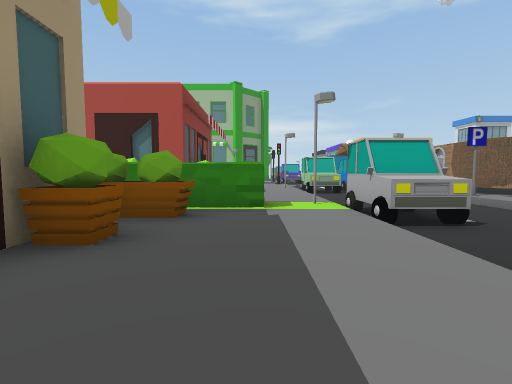
view 1 (above)

21 first-person views from a walk through a Unity game level. The camera is 1.4 m above the floor, tilts 4° down and sees 85° across. The floor is counted in squares, 2 m on a side. Each view is taken from the middle of a square. On the plan, view 1 faces up. The plan holds only what a view shows up to about 9 squares ahead; the rest is blank. The place goes on beyond the plan. Some animated figures are left out. Some surface patterns are stand-ins.

view 2
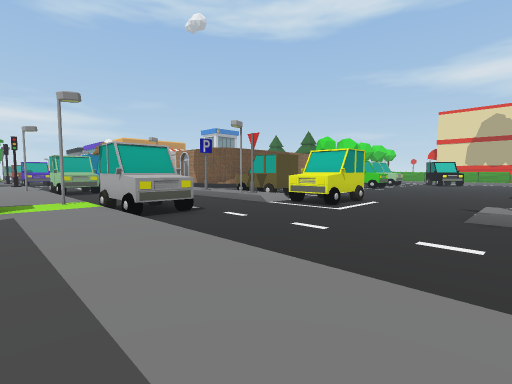

view 3
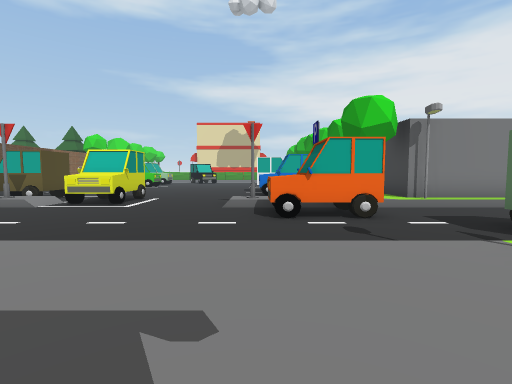

view 4
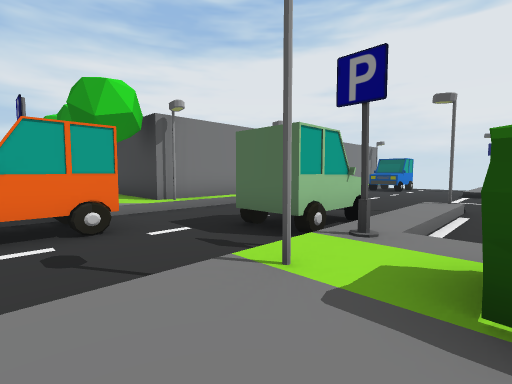

view 5
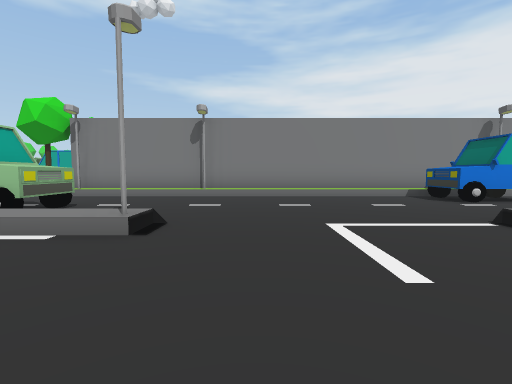

view 6
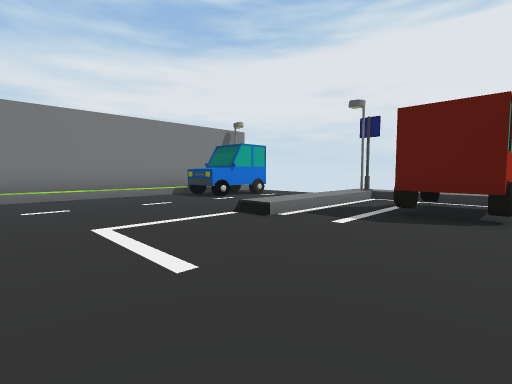

view 7
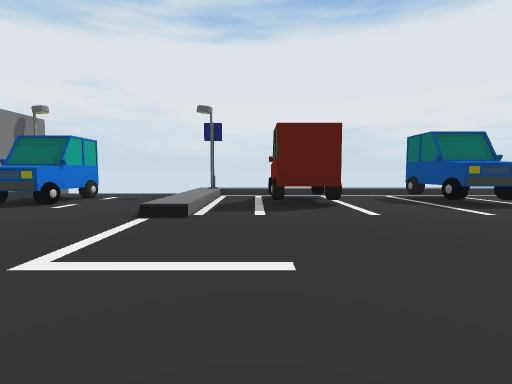

view 8
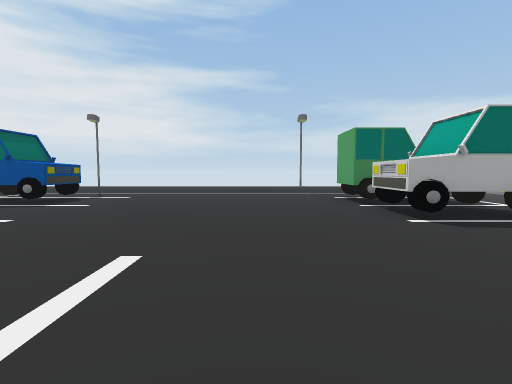

view 9
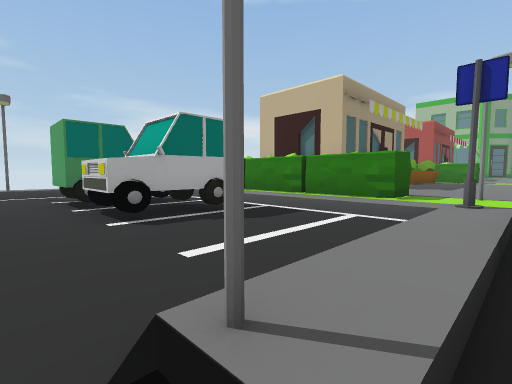

view 10
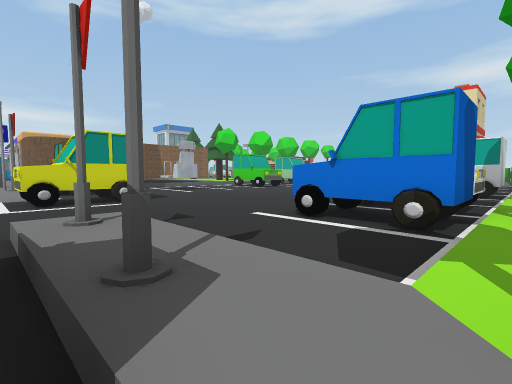

view 11
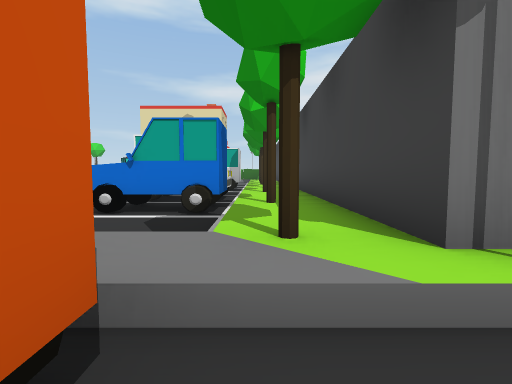

view 12
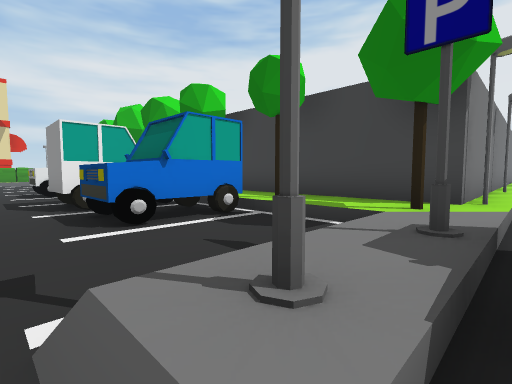

view 13
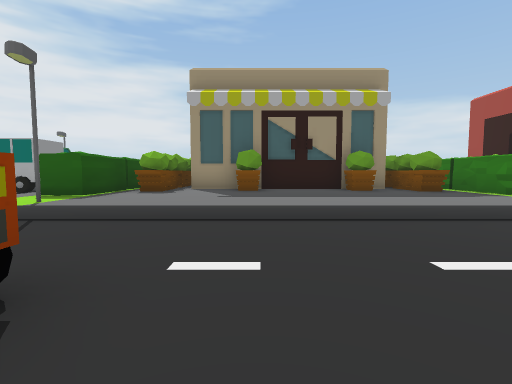

view 14
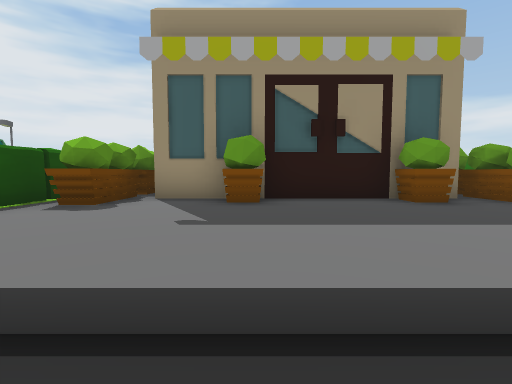

view 15
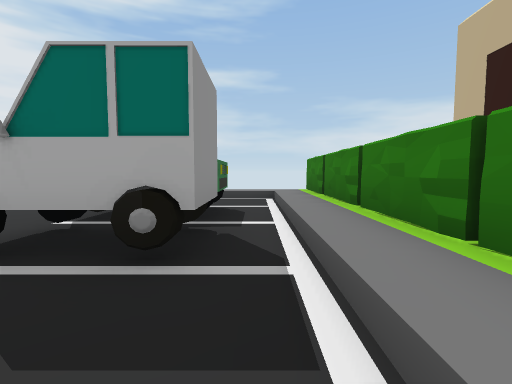

view 16
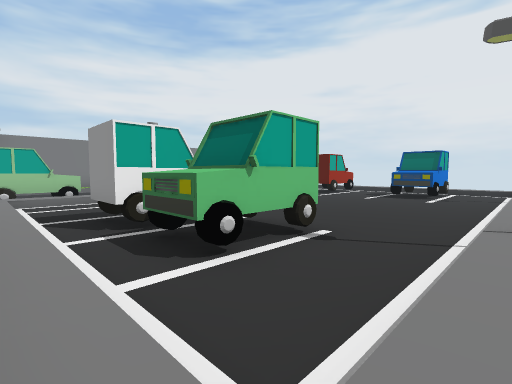

view 17
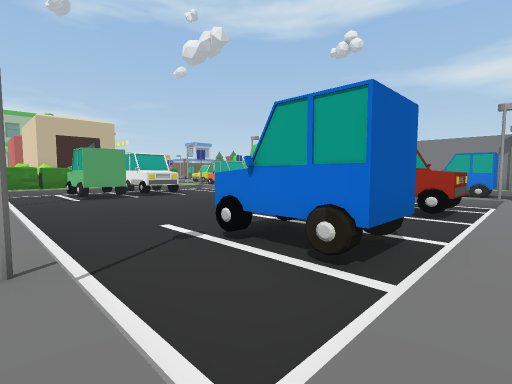

view 18
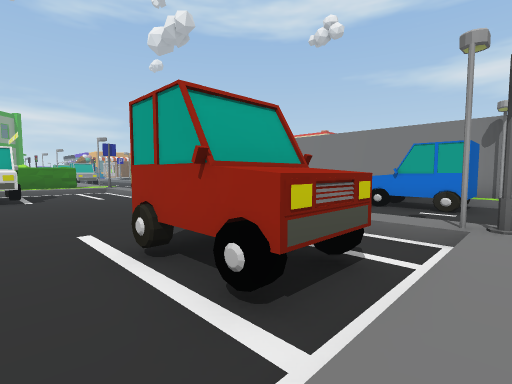

view 19
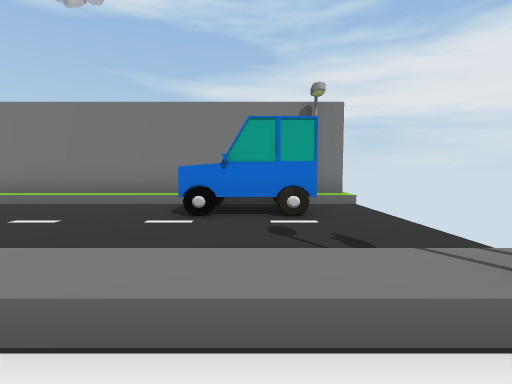

view 20
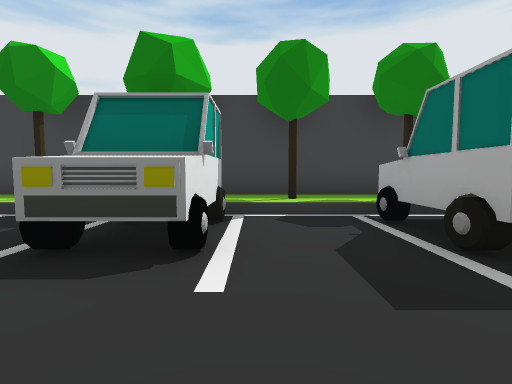

view 21
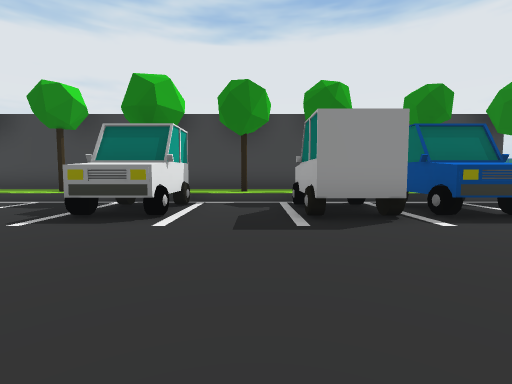

### Floor plan
Key: @ floor where view 1 was taken; # wall or solid block; x gap in a wall; . main floor; : floor 0.5 m higher than the main floor; / step, stairs or slope; = window, fence, low wall or low ledge; ^ raised ledge.
Columns run from 8 left of view 1 to 16 right of it. Each row starts with its distance up from view 1.
 10          :/
  9         ::/    :#
  8         ::/.  //#
  7         ::/.../:#
  6     #####xx ..//#
  5      ###::=#..//.
  4      ##:::/....=^ ..
  3      ##:::/....#^.... .
  2      #::::/.............
  1      #::::/..............
  0      ##:@:/...//.........
 -1      #::::/.../#....##..#
 -2      #::::/..##:..##^^..#
 -3     ####::/..^#:..####..#
 -4 ##########/.../#::x:x:::#
 -5 :::::::::///../:#########
 -6 :........//^../##
 -7 :..#.##..//#../#
 -8 :..^.##..//.../#
 -9 :........#/.../#
-10 :............./#
-11 :............./#
-12 :............./#
-13 :............./#
-14 :......../..../#
-15 :........//.../#
-16 :..#...#.//..###
-17 :..^...#.//..^##
-18 :........//....#
-19 :::::::::x/....#

Where each view was taken, in squares from view 1:
view 1: 0 up, 0 right, facing up
view 2: 1 down, 0 right, facing up-right
view 3: 1 down, 1 left, facing right
view 4: 2 down, 0 right, facing down-right
view 5: 11 down, 2 left, facing right
view 6: 11 down, 2 left, facing down-right
view 7: 10 down, 0 right, facing down
view 8: 11 down, 2 right, facing left
view 9: 10 down, 2 right, facing up-left
view 10: 4 down, 6 right, facing up-right
view 11: 4 down, 5 right, facing right
view 12: 0 up, 6 right, facing down-right
view 13: 0 up, 6 right, facing left
view 14: 0 up, 3 right, facing left
view 15: 6 down, 0 right, facing left
view 16: 5 down, 8 left, facing down-right
view 17: 19 down, 8 left, facing up-right
view 18: 19 down, 3 left, facing up-right
view 19: 17 down, 0 right, facing right
view 20: 1 up, 15 right, facing down
view 21: 3 up, 14 right, facing down
